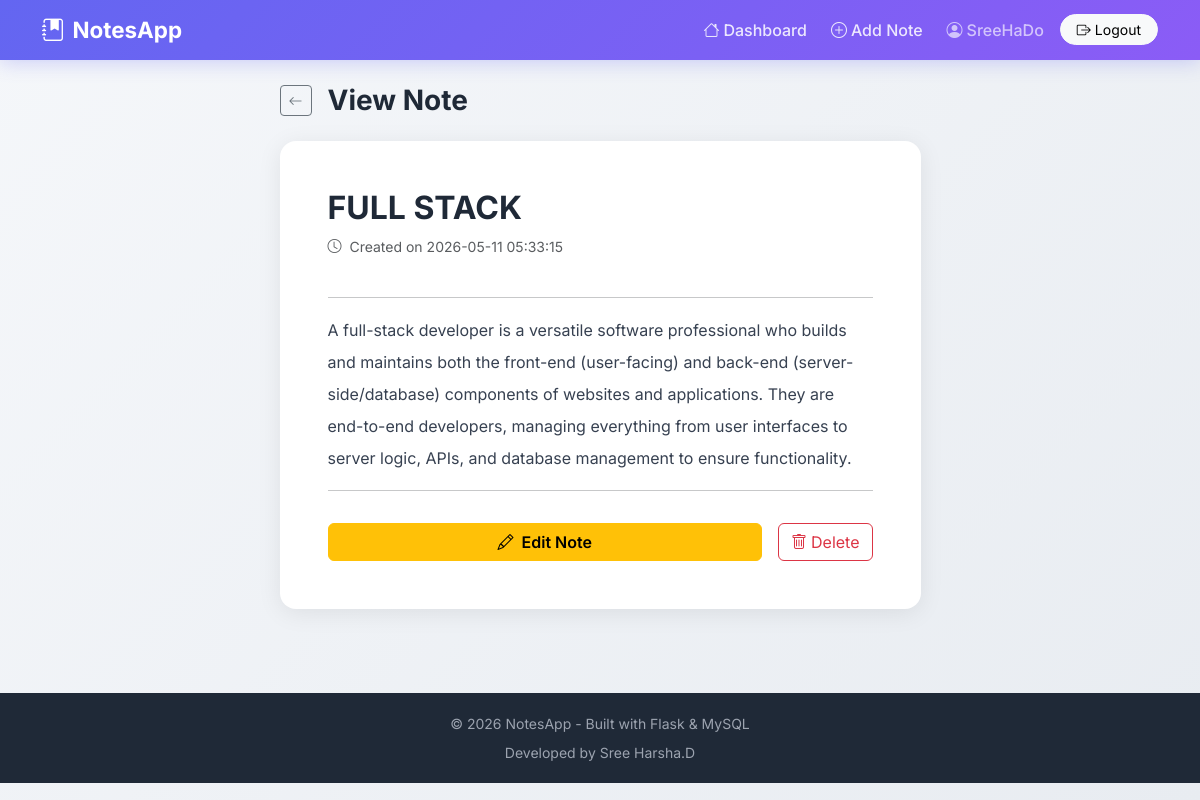
The app's page /viewnote/3 (signed in) with its own data.
### tables this page shows
CREATE TABLE notes (
            id INTEGER PRIMARY KEY AUTOINCREMENT,
            title TEXT NOT NULL,
            content TEXT NOT NULL,
            user_id INTEGER NOT NULL,
            created_at TIMESTAMP DEFAULT CURRENT_TIMESTAMP,
            FOREIGN KEY (user_id) REFERENCES users(id) ON DELETE CASCADE
        );

### app.py (the view)
@app.route("/viewnote/<int:note_id>")
def view_note(note_id):
    if "user_id" not in session:
        return redirect("/login")
    con = get_db()
    cur = con.cursor()
    cur.execute(
        "SELECT * FROM notes WHERE id = ? AND user_id = ?",
        (note_id, session["user_id"])
    )
    note = cur.fetchone()
    con.close()
    if not note:
        flash("Note not found or access denied.", "danger")
        return redirect("/dashboard")
    return render_template("view_note.html", note=note)

### app.py (called while the page is built)
def get_db():
    con = sqlite3.connect("notes_db.db")
    return con

### templates/view_note.html (shortened to what this page needs)
{% extends "base.html" %}
{% block content %}
<div class="row justify-content-center">
    <div class="col-12 col-md-8 col-lg-7">
        <div class="d-flex align-items-center gap-3 mb-4">
            <a href="/dashboard" class="btn btn-outline-secondary btn-sm">
                <i class="bi bi-arrow-left"></i>
            </a>
            <h3 class="page-header mb-0">View Note</h3>
        </div>
        <div class="card p-4 p-md-5">
            <h2 class="fw-bold mb-2" style="color:#1f2937;">{{ note[1] }}</h2>
            <p class="text-muted small mb-4">
                <i class="bi bi-clock me-1"></i>
                Created on {{ note[4] if note[4] else 'Unknown date' }}
            </p>
            <hr>
            <div class="note-content lh-lg" style="white-space: pre-wrap; color:#374151;">{{ note[2] }}</div>
            <hr>
            <div class="d-flex gap-3 mt-3">
                <a href="/editnote/{{ note[0] }}" class="btn btn-warning flex-fill fw-semibold">
                    <i class="bi bi-pencil me-2"></i>Edit Note
                </a>
                <button class="btn btn-outline-danger" data-bs-toggle="modal" data-bs-target="#confirmDelete">
                    <i class="bi bi-trash me-1"></i>Delete
                </button>
            </div>
        </div>
    </div>
</div>
{% endblock %}

### templates/base.html (style rules this page uses)
body { font-family: 'Inter', sans-serif; background: linear-gradient(135deg, #f5f7fa 0%, #e8ecf1 100%); min-height: 100vh; }
.card { border: none; border-radius: 16px; box-shadow: 0 4px 24px rgba(0,0,0,0.08); transition: transform 0.2s ease, box-shadow 0.2s ease; }
.page-header { color: #1f2937; font-weight: 700; }

### records on screen
notes: title "FULL STACK", created_at "2026-05-11 05:33:15", content "A full-stack developer is a versatile software professional who builds and maintains both the front-end (user-facing) and back-end (server-side/database) components of websites and applications. They are end-to-end developers, managing everything from user interfaces to server logic, APIs, and database management to ensure functionality."

### other values on screen
{{ session.get("username") }} "SreeHaDo"
